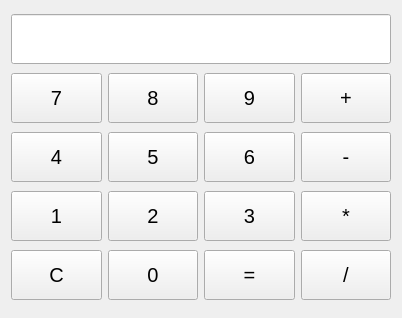
<?xml version="1.0" encoding="UTF-8"?>
<ui version="4.0">
 <class>calculatrice</class>
 <widget class="QWidget" name="calculatrice">
  <property name="enabled">
   <bool>true</bool>
  </property>
  <property name="geometry">
   <rect>
    <x>0</x>
    <y>0</y>
    <width>402</width>
    <height>318</height>
   </rect>
  </property>
  <property name="font">
   <font>
    <pointsize>15</pointsize>
   </font>
  </property>
  <property name="windowTitle">
   <string>calculatrice</string>
  </property>
  <layout class="QGridLayout" name="gridLayout">
   <item row="0" column="0" colspan="4">
    <widget class="QLineEdit" name="lineEdit">
     <property name="minimumSize">
      <size>
       <width>50</width>
       <height>50</height>
      </size>
     </property>
     <property name="readOnly">
      <bool>true</bool>
     </property>
    </widget>
   </item>
   <item row="1" column="0">
    <widget class="QPushButton" name="pushButton7">
     <property name="minimumSize">
      <size>
       <width>50</width>
       <height>50</height>
      </size>
     </property>
     <property name="text">
      <string>7</string>
     </property>
    </widget>
   </item>
   <item row="1" column="1">
    <widget class="QPushButton" name="pushButton8">
     <property name="minimumSize">
      <size>
       <width>50</width>
       <height>50</height>
      </size>
     </property>
     <property name="text">
      <string>8</string>
     </property>
    </widget>
   </item>
   <item row="1" column="2">
    <widget class="QPushButton" name="pushButton9">
     <property name="minimumSize">
      <size>
       <width>50</width>
       <height>50</height>
      </size>
     </property>
     <property name="text">
      <string>9</string>
     </property>
    </widget>
   </item>
   <item row="1" column="3">
    <widget class="QPushButton" name="pushButtonAdditionner">
     <property name="minimumSize">
      <size>
       <width>50</width>
       <height>50</height>
      </size>
     </property>
     <property name="text">
      <string>+</string>
     </property>
    </widget>
   </item>
   <item row="2" column="0">
    <widget class="QPushButton" name="pushButton4">
     <property name="minimumSize">
      <size>
       <width>50</width>
       <height>50</height>
      </size>
     </property>
     <property name="text">
      <string>4</string>
     </property>
    </widget>
   </item>
   <item row="2" column="1">
    <widget class="QPushButton" name="pushButton5">
     <property name="minimumSize">
      <size>
       <width>50</width>
       <height>50</height>
      </size>
     </property>
     <property name="text">
      <string>5</string>
     </property>
    </widget>
   </item>
   <item row="2" column="2">
    <widget class="QPushButton" name="pushButton6">
     <property name="minimumSize">
      <size>
       <width>50</width>
       <height>50</height>
      </size>
     </property>
     <property name="text">
      <string>6</string>
     </property>
    </widget>
   </item>
   <item row="2" column="3">
    <widget class="QPushButton" name="pushButtonSoustraire">
     <property name="minimumSize">
      <size>
       <width>50</width>
       <height>50</height>
      </size>
     </property>
     <property name="text">
      <string>-</string>
     </property>
    </widget>
   </item>
   <item row="3" column="0">
    <widget class="QPushButton" name="pushButton1">
     <property name="minimumSize">
      <size>
       <width>50</width>
       <height>50</height>
      </size>
     </property>
     <property name="text">
      <string>1</string>
     </property>
    </widget>
   </item>
   <item row="3" column="1">
    <widget class="QPushButton" name="pushButton2">
     <property name="minimumSize">
      <size>
       <width>50</width>
       <height>50</height>
      </size>
     </property>
     <property name="text">
      <string>2</string>
     </property>
    </widget>
   </item>
   <item row="3" column="2">
    <widget class="QPushButton" name="pushButton3">
     <property name="minimumSize">
      <size>
       <width>50</width>
       <height>50</height>
      </size>
     </property>
     <property name="text">
      <string>3</string>
     </property>
    </widget>
   </item>
   <item row="3" column="3">
    <widget class="QPushButton" name="pushButtonMultiplier">
     <property name="minimumSize">
      <size>
       <width>50</width>
       <height>50</height>
      </size>
     </property>
     <property name="text">
      <string>*</string>
     </property>
    </widget>
   </item>
   <item row="4" column="0">
    <widget class="QPushButton" name="pushButtonEffacer">
     <property name="minimumSize">
      <size>
       <width>50</width>
       <height>50</height>
      </size>
     </property>
     <property name="text">
      <string>C</string>
     </property>
    </widget>
   </item>
   <item row="4" column="1">
    <widget class="QPushButton" name="pushButton0">
     <property name="minimumSize">
      <size>
       <width>50</width>
       <height>50</height>
      </size>
     </property>
     <property name="text">
      <string>0</string>
     </property>
    </widget>
   </item>
   <item row="4" column="2">
    <widget class="QPushButton" name="pushButtonEgal">
     <property name="minimumSize">
      <size>
       <width>50</width>
       <height>50</height>
      </size>
     </property>
     <property name="text">
      <string>=</string>
     </property>
    </widget>
   </item>
   <item row="4" column="3">
    <widget class="QPushButton" name="pushButtonDiviser">
     <property name="minimumSize">
      <size>
       <width>50</width>
       <height>50</height>
      </size>
     </property>
     <property name="text">
      <string>/</string>
     </property>
    </widget>
   </item>
  </layout>
 </widget>
 <resources/>
 <connections/>
</ui>
